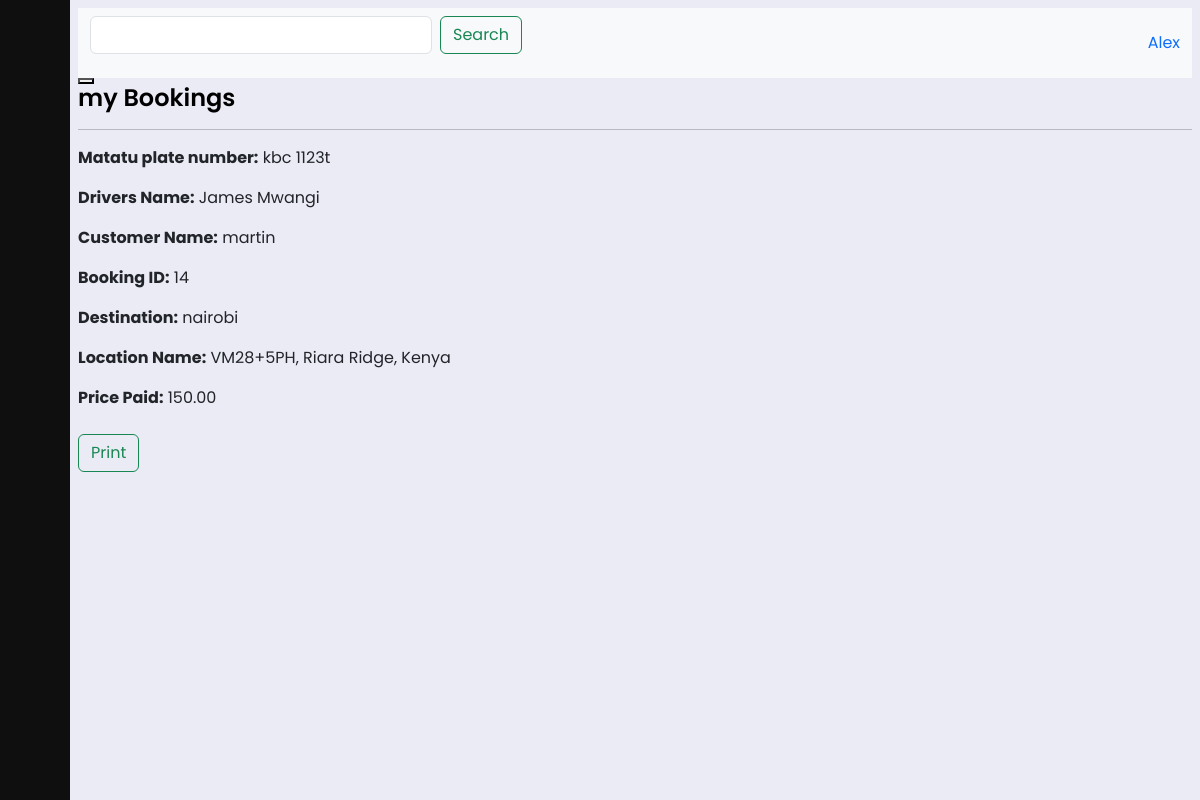
/view_booking.php?booking_id=14 (signed in), run on the app's committed database.
### tables this page shows
CREATE TABLE `users` (
  `User_ID` int(11) NOT NULL,
  `User_Name` varchar(255) NOT NULL,
  `User_Email` varchar(255) DEFAULT NULL,
  `User_Password_Hash` varchar(255) DEFAULT NULL,
  `User_Phone_Number` varchar(20) DEFAULT NULL,
  `User_Gender` varchar(10) DEFAULT NULL,
  `User_Role` varchar(20) DEFAULT 'user'
);

CREATE TABLE `bookings` (
  `Booking_id` int(11) NOT NULL,
  `booking_user_id` int(11) NOT NULL,
  `Booking_matatu_id` int(11) DEFAULT NULL,
  `booking_num_seats` int(11) DEFAULT NULL,
  `booking_passenger_name` varchar(255) DEFAULT NULL,
  `booking_contact_number` varchar(255) DEFAULT NULL,
  `booking_share_location` tinyint(1) DEFAULT NULL,
  `booking_location` varchar(1000) DEFAULT NULL,
  `booking_time` timestamp NOT NULL DEFAULT current_timestamp(),
  `booking_payment_status` tinyint(1) DEFAULT 0,
  `booking_destination` varchar(255) DEFAULT NULL,
  `booking_destination_lat` decimal(10,8) DEFAULT NULL,
  `booking_destination_lng` decimal(11,8) DEFAULT NULL,
  `booking_sacco_id` int(11) DEFAULT NULL
);

CREATE TABLE `matatu` (
  `Matatu_ID` int(11) NOT NULL,
  `matatu_sacco_id` int(11) NOT NULL,
  `Matatu_Driver_ID` int(11) NOT NULL,
  `Matatu_Number` varchar(255) NOT NULL,
  `Matatu_Number_Plates` varchar(20) DEFAULT NULL
);

CREATE TABLE `drivers` (
  `Driver_ID` int(11) NOT NULL,
  `Driver_Sacco_ID` int(11) NOT NULL,
  `Driver_Name` varchar(255) NOT NULL,
  `Driver_License_Number` varchar(20) DEFAULT NULL,
  `Driver_Contact_Number` varchar(20) DEFAULT NULL,
  `Driver_Email_Address` varchar(255) DEFAULT NULL,
  `Driver_Address` varchar(255) DEFAULT NULL
);

CREATE TABLE `routes` (
  `route_id` int(11) NOT NULL,
  `route_Start_Location` varchar(255) DEFAULT NULL,
  `route_End_Location` varchar(255) DEFAULT NULL,
  `route_Estimated_Time_In_MINUTES` time DEFAULT NULL,
  `route_waypoints` varchar(255) DEFAULT NULL,
  `route_matatu_id` int(11) NOT NULL,
  `route_sacco_id` int(11) NOT NULL,
  `route_Price` decimal(10,2) DEFAULT NULL
);

### view_booking.php (the view, shortened to what this page needs)
<?php
include 'conn.php';
if (isset($_GET['booking_id'])) {
    $bookingId = $_GET['booking_id'];
    $query = "SELECT b.*,m.Matatu_Number_Plates, d.Driver_Name, r.route_Price
              FROM bookings b
              JOIN matatu m ON b.booking_matatu_id = m.matatu_id
              JOIN drivers d ON m.matatu_driver_id = d.driver_id
              JOIN routes r ON m.matatu_id = r.route_matatu_id
              JOIN saccos s ON d.driver_sacco_id = s.sacco_id
              WHERE b.booking_id = ?";
    $stmt = $conn->prepare($query);
    $stmt->bind_param("i", $bookingId);
    $stmt->execute();
    $result = $stmt->get_result();
    if ($result->num_rows > 0) {
        $booking = $result->fetch_assoc();
    } else {
        echo "Booking not found.";
    }
} else {
    echo "Booking ID not provided.";
}
?>
<?php
include 'conn.php';
$username = "";
function getUserInfoIfLoggedIn($conn) {
    if (isset($_SESSION["loggedin"]) && $_SESSION["loggedin"] === true) {
        $userId = $_SESSION["User_ID"];
        $query = "SELECT * FROM users WHERE User_ID = '$userId'";
        $result = $conn->query($query);
        if ($result && $result->num_rows > 0) {
            $userInformation = $result->fetch_assoc();
            $username = $userInformation['User_Name'];
        } else {
            echo "User not found.";
        }
    } else {
        echo "User is not logged in.";
    }
}
getUserInfoIfLoggedIn($conn);
?>
<html lang="en">
  <head>
    <link href="https://cdn.jsdelivr.net/npm/bootstrap@5.3.0-alpha3/dist/css/bootstrap.min.css" rel="stylesheet">
    <link rel="stylesheet" href="https://cdn.lineicons.com/4.0/lineicons.css" />
    <link rel="stylesheet" href="https://cdnjs.cloudflare.com/ajax/libs/font-awesome/5.15.4/css/all.min.css">
    <link rel="stylesheet" href="style.css">
  </head>
  <body>
  <div class="wrapper">
        <aside id="sidebar">
            <div class="d-flex">
                <button class="toggle-btn" type="button">
                </button>
            </div>
            <ul class="sidebar-nav">
                <li class="sidebar-item">
                    <a href="Home.php" class="sidebar-link">
                    </a>
                </li>
                <li class="sidebar-item">
                    <a href="Book_A_Ride.php" class="sidebar-link">
                    </a>
                </li>
                <li class="sidebar-item">
                    <a href="#" class="sidebar-link collapsed has-dropdown" data-bs-toggle="collapse"
                        data-bs-target="#auth" aria-expanded="false" aria-controls="auth">
                    </a>
                </li>
                <li class="sidebar-item">
                    <a href="select_sacco_book.php" class="sidebar-link collapsed has-dropdown" data-bs-toggle="collapse"
                        data-bs-target="#multi" aria-expanded="false" aria-controls="multi">
                    </a>
                </li>
                <li class="sidebar-item">
                    <a href="select_sacco_book.php" class="sidebar-link">
                    </a>
                </li>
                <li class="sidebar-item">
                    <a href="rental_success.php" class="sidebar-link">
                    </a>
                </li>
            </ul>
            <div class="sidebar-footer">
                <a href="#" class="sidebar-link">
                </a>
            </div>
        </aside>
  <div class="main p-2">
    <nav class="navbar bg-body-tertiary">
      <div class="container-fluid">
        <form class="d-flex" role="search">
          <input class="form-control me-2" type="search"  aria-label="Search">
          <button class="btn btn-outline-success" type="submit">Search</button>
        </form>
        <a class="user" href="#"> <i class="lni lni-user"></i>
          <span><?php echo $username; ?></span>
        </a>
      </div>
    </nav>
<div  onload="generatePDF()">
<div id="booking-section">
<button id="toggle-btn" type="button">
      </button>
        <h1>my Bookings</h1>
        <hr>
        <p><strong>Matatu plate number:</strong> <?php echo $booking['Matatu_Number_Plates']; ?></p>
        <p><strong>Drivers Name:</strong> <?php echo $booking['Driver_Name']; ?></p>
        <p><strong>Customer Name:</strong> <?php echo $booking['booking_passenger_name']; ?></p>
        <p><strong>Booking ID:</strong> <?php echo $booking['Booking_id']; ?></p>
        <p><strong>Destination:</strong> <?php echo $booking['booking_destination']; ?></p>
        <p><strong>Location Name:</strong> <?php echo $booking['booking_location']; ?></p>
        <p><strong>Price Paid:</strong> <?php echo $booking['route_Price']; ?></p>
      </div>
        <button class="btn btn-outline-success mt-2" onclick="generatePDF()">Print</button>
  </body>

### style.css (style rules this page uses)
a { text-decoration: none; }
li { list-style: none; }
h1 { font-weight: 600; font-size: 1.5rem; }
body { font-family: 'Poppins', sans-serif; }
.wrapper { display: flex; }
.main { min-height: 100vh; width: 100%; overflow: hidden; transition: all 0.35s ease-in-out; background-color: #ebebf5; }
#sidebar { width: 70px; min-width: 70px; z-index: 1000; max-height: 100vh; overflow-y: none; transition: all .25s ease-in-out; background-color: #0f0f0f; display: flex; flex-direction: column; }
.toggle-btn { background-color: transparent; cursor: pointer; border: 0; padding: 1rem 1.5rem; }
.sidebar-nav { padding: 2rem 0; flex: 1 1 auto; }
a.sidebar-link { padding: .625rem 1.625rem; color: #FFF; display: block; font-size: 0.9rem; white-space: nowrap; border-left: 3px solid transparent; }
.sidebar-item { position: relative; }
h1 { color: #000000; }

### data on the page
users: User_Name "Alex"
bookings: Booking_matatu.Matatu_Number_Plates "kbc 1123t", drivers.Driver_Name "James Mwangi", booking_passenger_name "martin", Booking_id "14", booking_destination "nairobi", booking_location "VM28+5PH, Riara Ridge, Kenya", routes.route_Price "150.00"
